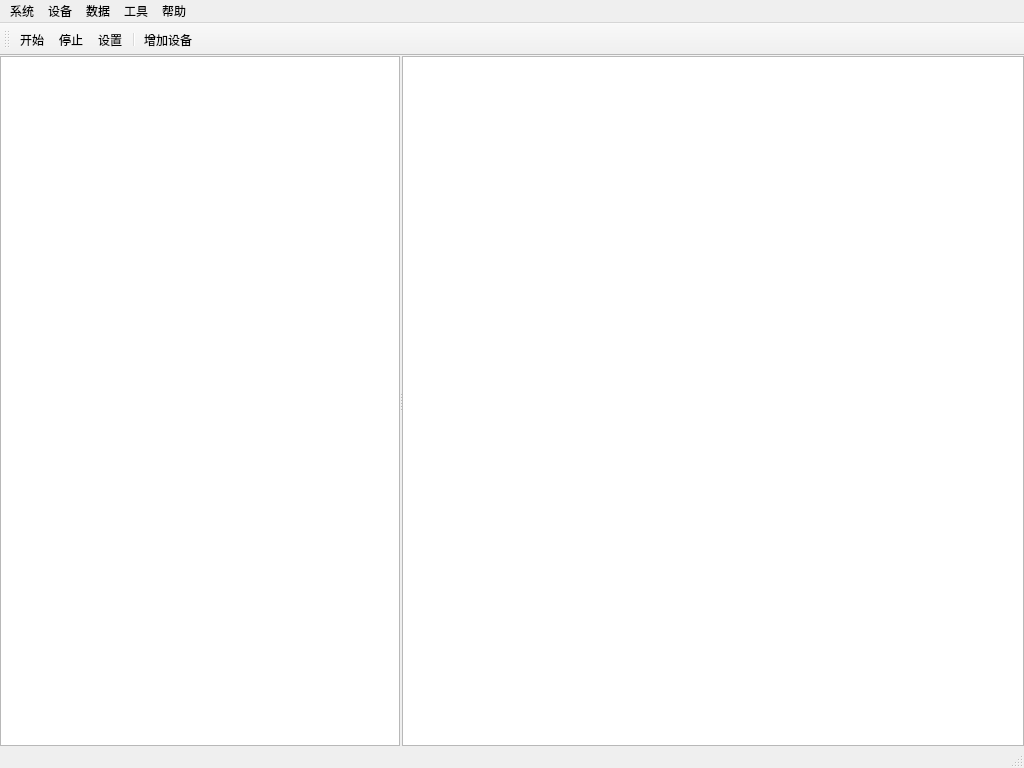
<?xml version="1.0" encoding="UTF-8"?>
<ui version="4.0">
 <class>MainWindow</class>
 <widget class="QMainWindow" name="MainWindow">
  <property name="geometry">
   <rect>
    <x>0</x>
    <y>0</y>
    <width>1024</width>
    <height>768</height>
   </rect>
  </property>
  <property name="sizePolicy">
   <sizepolicy hsizetype="Expanding" vsizetype="Expanding">
    <horstretch>0</horstretch>
    <verstretch>0</verstretch>
   </sizepolicy>
  </property>
  <property name="minimumSize">
   <size>
    <width>1024</width>
    <height>768</height>
   </size>
  </property>
  <property name="windowTitle">
   <string>LiteSolar</string>
  </property>
  <property name="windowIcon">
   <iconset>
    <normaloff>:/image/prefix1/rc/ic_launcher.png</normaloff>:/image/prefix1/rc/ic_launcher.png</iconset>
  </property>
  <property name="documentMode">
   <bool>false</bool>
  </property>
  <widget class="QWidget" name="centralWidget">
   <property name="sizePolicy">
    <sizepolicy hsizetype="Expanding" vsizetype="Expanding">
     <horstretch>0</horstretch>
     <verstretch>0</verstretch>
    </sizepolicy>
   </property>
   <property name="layoutDirection">
    <enum>Qt::LeftToRight</enum>
   </property>
   <property name="autoFillBackground">
    <bool>true</bool>
   </property>
   <layout class="QVBoxLayout" name="verticalLayout">
    <property name="leftMargin">
     <number>0</number>
    </property>
    <property name="topMargin">
     <number>0</number>
    </property>
    <property name="rightMargin">
     <number>0</number>
    </property>
    <property name="bottomMargin">
     <number>0</number>
    </property>
    <item>
     <widget class="QSplitter" name="splitter">
      <property name="orientation">
       <enum>Qt::Horizontal</enum>
      </property>
      <property name="handleWidth">
       <number>2</number>
      </property>
      <widget class="QTreeWidget" name="treeWidget">
       <property name="sizePolicy">
        <sizepolicy hsizetype="Expanding" vsizetype="Expanding">
         <horstretch>0</horstretch>
         <verstretch>0</verstretch>
        </sizepolicy>
       </property>
       <property name="minimumSize">
        <size>
         <width>100</width>
         <height>0</height>
        </size>
       </property>
       <property name="maximumSize">
        <size>
         <width>400</width>
         <height>16777215</height>
        </size>
       </property>
       <property name="headerHidden">
        <bool>true</bool>
       </property>
       <column>
        <property name="text">
         <string notr="true">1</string>
        </property>
       </column>
      </widget>
      <widget class="QStackedWidget" name="stackedWidget">
       <property name="minimumSize">
        <size>
         <width>500</width>
         <height>0</height>
        </size>
       </property>
       <property name="currentIndex">
        <number>0</number>
       </property>
       <widget class="QWidget" name="page">
        <layout class="QHBoxLayout" name="horizontalLayout">
         <property name="spacing">
          <number>0</number>
         </property>
         <property name="leftMargin">
          <number>0</number>
         </property>
         <property name="topMargin">
          <number>0</number>
         </property>
         <property name="rightMargin">
          <number>0</number>
         </property>
         <property name="bottomMargin">
          <number>0</number>
         </property>
         <item>
          <widget class="QListView" name="listView_2"/>
         </item>
        </layout>
       </widget>
       <widget class="QWidget" name="page_2">
        <layout class="QHBoxLayout" name="horizontalLayout_2">
         <item>
          <widget class="QListView" name="listView"/>
         </item>
        </layout>
       </widget>
      </widget>
     </widget>
    </item>
   </layout>
  </widget>
  <widget class="QMenuBar" name="menuBar">
   <property name="geometry">
    <rect>
     <x>0</x>
     <y>0</y>
     <width>1024</width>
     <height>23</height>
    </rect>
   </property>
   <widget class="QMenu" name="menuFile">
    <property name="title">
     <string>系统</string>
    </property>
    <addaction name="actionBegin"/>
    <addaction name="actionStop"/>
    <addaction name="separator"/>
    <addaction name="actionSetting"/>
    <addaction name="separator"/>
    <addaction name="actionImport"/>
    <addaction name="actionExport"/>
    <addaction name="separator"/>
    <addaction name="actionExit"/>
   </widget>
   <widget class="QMenu" name="menuDevice">
    <property name="title">
     <string>设备</string>
    </property>
    <addaction name="actionNewUnit"/>
    <addaction name="actionEditUnit"/>
    <addaction name="separator"/>
    <addaction name="action3"/>
    <addaction name="action4"/>
    <addaction name="action5"/>
    <addaction name="separator"/>
    <addaction name="action6"/>
   </widget>
   <widget class="QMenu" name="menuData">
    <property name="title">
     <string>数据</string>
    </property>
    <widget class="QMenu" name="menu_3">
     <property name="title">
      <string>导出</string>
     </property>
     <addaction name="actionDdfdf"/>
    </widget>
    <addaction name="action1_2"/>
    <addaction name="action2_2"/>
    <addaction name="action3_2"/>
    <addaction name="separator"/>
    <addaction name="action4_2"/>
    <addaction name="action5_2"/>
    <addaction name="separator"/>
    <addaction name="menu_3"/>
    <addaction name="action7"/>
   </widget>
   <widget class="QMenu" name="menuHelp">
    <property name="title">
     <string>帮助</string>
    </property>
    <addaction name="actionOffical"/>
    <addaction name="actionHelp"/>
    <addaction name="separator"/>
    <addaction name="actionAbout"/>
   </widget>
   <widget class="QMenu" name="menu">
    <property name="title">
     <string>工具</string>
    </property>
    <addaction name="actionModbus"/>
   </widget>
   <addaction name="menuFile"/>
   <addaction name="menuDevice"/>
   <addaction name="menuData"/>
   <addaction name="menu"/>
   <addaction name="menuHelp"/>
  </widget>
  <widget class="QToolBar" name="toolBar">
   <property name="windowTitle">
    <string>toolBar</string>
   </property>
   <property name="toolButtonStyle">
    <enum>Qt::ToolButtonTextUnderIcon</enum>
   </property>
   <attribute name="toolBarArea">
    <enum>TopToolBarArea</enum>
   </attribute>
   <attribute name="toolBarBreak">
    <bool>false</bool>
   </attribute>
   <addaction name="action"/>
   <addaction name="action_2"/>
   <addaction name="action_3"/>
   <addaction name="separator"/>
   <addaction name="action_4"/>
  </widget>
  <widget class="QStatusBar" name="statusBar"/>
  <action name="actionBegin">
   <property name="text">
    <string>开始通讯</string>
   </property>
   <property name="toolTip">
    <string>开始通讯</string>
   </property>
  </action>
  <action name="action">
   <property name="icon">
    <iconset resource="solar.qrc">
     <normaloff>:/image/rc/icon-play.png</normaloff>:/image/rc/icon-play.png</iconset>
   </property>
   <property name="text">
    <string>开始</string>
   </property>
  </action>
  <action name="action_2">
   <property name="icon">
    <iconset resource="solar.qrc">
     <normaloff>:/image/rc/icon-stop.png</normaloff>:/image/rc/icon-stop.png</iconset>
   </property>
   <property name="text">
    <string>停止</string>
   </property>
  </action>
  <action name="action_3">
   <property name="icon">
    <iconset resource="solar.qrc">
     <normaloff>:/image/rc/edit-device.png</normaloff>:/image/rc/edit-device.png</iconset>
   </property>
   <property name="text">
    <string>设置</string>
   </property>
  </action>
  <action name="action_4">
   <property name="icon">
    <iconset resource="solar.qrc">
     <normaloff>:/image/rc/iocn-add.png</normaloff>:/image/rc/iocn-add.png</iconset>
   </property>
   <property name="text">
    <string>增加设备</string>
   </property>
  </action>
  <action name="actionOffical">
   <property name="text">
    <string>官网</string>
   </property>
  </action>
  <action name="actionHelp">
   <property name="text">
    <string>帮助</string>
   </property>
  </action>
  <action name="actionAbout">
   <property name="text">
    <string>关于</string>
   </property>
  </action>
  <action name="actionStop">
   <property name="text">
    <string>停止通讯</string>
   </property>
   <property name="toolTip">
    <string>停止通讯</string>
   </property>
  </action>
  <action name="actionSetting">
   <property name="text">
    <string>系统设置</string>
   </property>
   <property name="toolTip">
    <string>系统设置</string>
   </property>
  </action>
  <action name="actionExit">
   <property name="text">
    <string>退出</string>
   </property>
   <property name="toolTip">
    <string>退出</string>
   </property>
  </action>
  <action name="actionNewUnit">
   <property name="text">
    <string>新建分区</string>
   </property>
   <property name="toolTip">
    <string>新建分区</string>
   </property>
  </action>
  <action name="actionEditUnit">
   <property name="text">
    <string>编辑分区</string>
   </property>
   <property name="toolTip">
    <string>编辑分区</string>
   </property>
  </action>
  <action name="action3">
   <property name="text">
    <string>新建设备</string>
   </property>
   <property name="toolTip">
    <string>新建设备</string>
   </property>
  </action>
  <action name="action4">
   <property name="text">
    <string>修改设备</string>
   </property>
   <property name="toolTip">
    <string>修改设备</string>
   </property>
  </action>
  <action name="action5">
   <property name="text">
    <string>删除设备</string>
   </property>
   <property name="toolTip">
    <string>删除设备</string>
   </property>
  </action>
  <action name="action6">
   <property name="text">
    <string>批量删除设备</string>
   </property>
   <property name="toolTip">
    <string>批量删除设备</string>
   </property>
  </action>
  <action name="action1_2">
   <property name="text">
    <string>实时曲线</string>
   </property>
   <property name="toolTip">
    <string>实时曲线</string>
   </property>
  </action>
  <action name="action2_2">
   <property name="text">
    <string>历史曲线</string>
   </property>
   <property name="toolTip">
    <string>历史曲线</string>
   </property>
  </action>
  <action name="action3_2">
   <property name="text">
    <string>发电统计</string>
   </property>
   <property name="toolTip">
    <string>发电统计</string>
   </property>
  </action>
  <action name="action4_2">
   <property name="text">
    <string>历史数据</string>
   </property>
   <property name="toolTip">
    <string>历史数据</string>
   </property>
  </action>
  <action name="action5_2">
   <property name="text">
    <string>历史事件</string>
   </property>
   <property name="toolTip">
    <string>历史事件</string>
   </property>
  </action>
  <action name="action7">
   <property name="text">
    <string>光伏报表</string>
   </property>
   <property name="toolTip">
    <string>光伏报表</string>
   </property>
  </action>
  <action name="actionDdfdf">
   <property name="text">
    <string>数据导出</string>
   </property>
   <property name="toolTip">
    <string>数据导出</string>
   </property>
  </action>
  <action name="actionExport">
   <property name="text">
    <string>导出</string>
   </property>
  </action>
  <action name="actionImport">
   <property name="text">
    <string>导入</string>
   </property>
  </action>
  <action name="actionModbus">
   <property name="text">
    <string>Modbus地址探测</string>
   </property>
  </action>
 </widget>
 <layoutdefault spacing="6" margin="11"/>
 <resources>
  <include location="solar.qrc"/>
 </resources>
 <connections/>
</ui>
